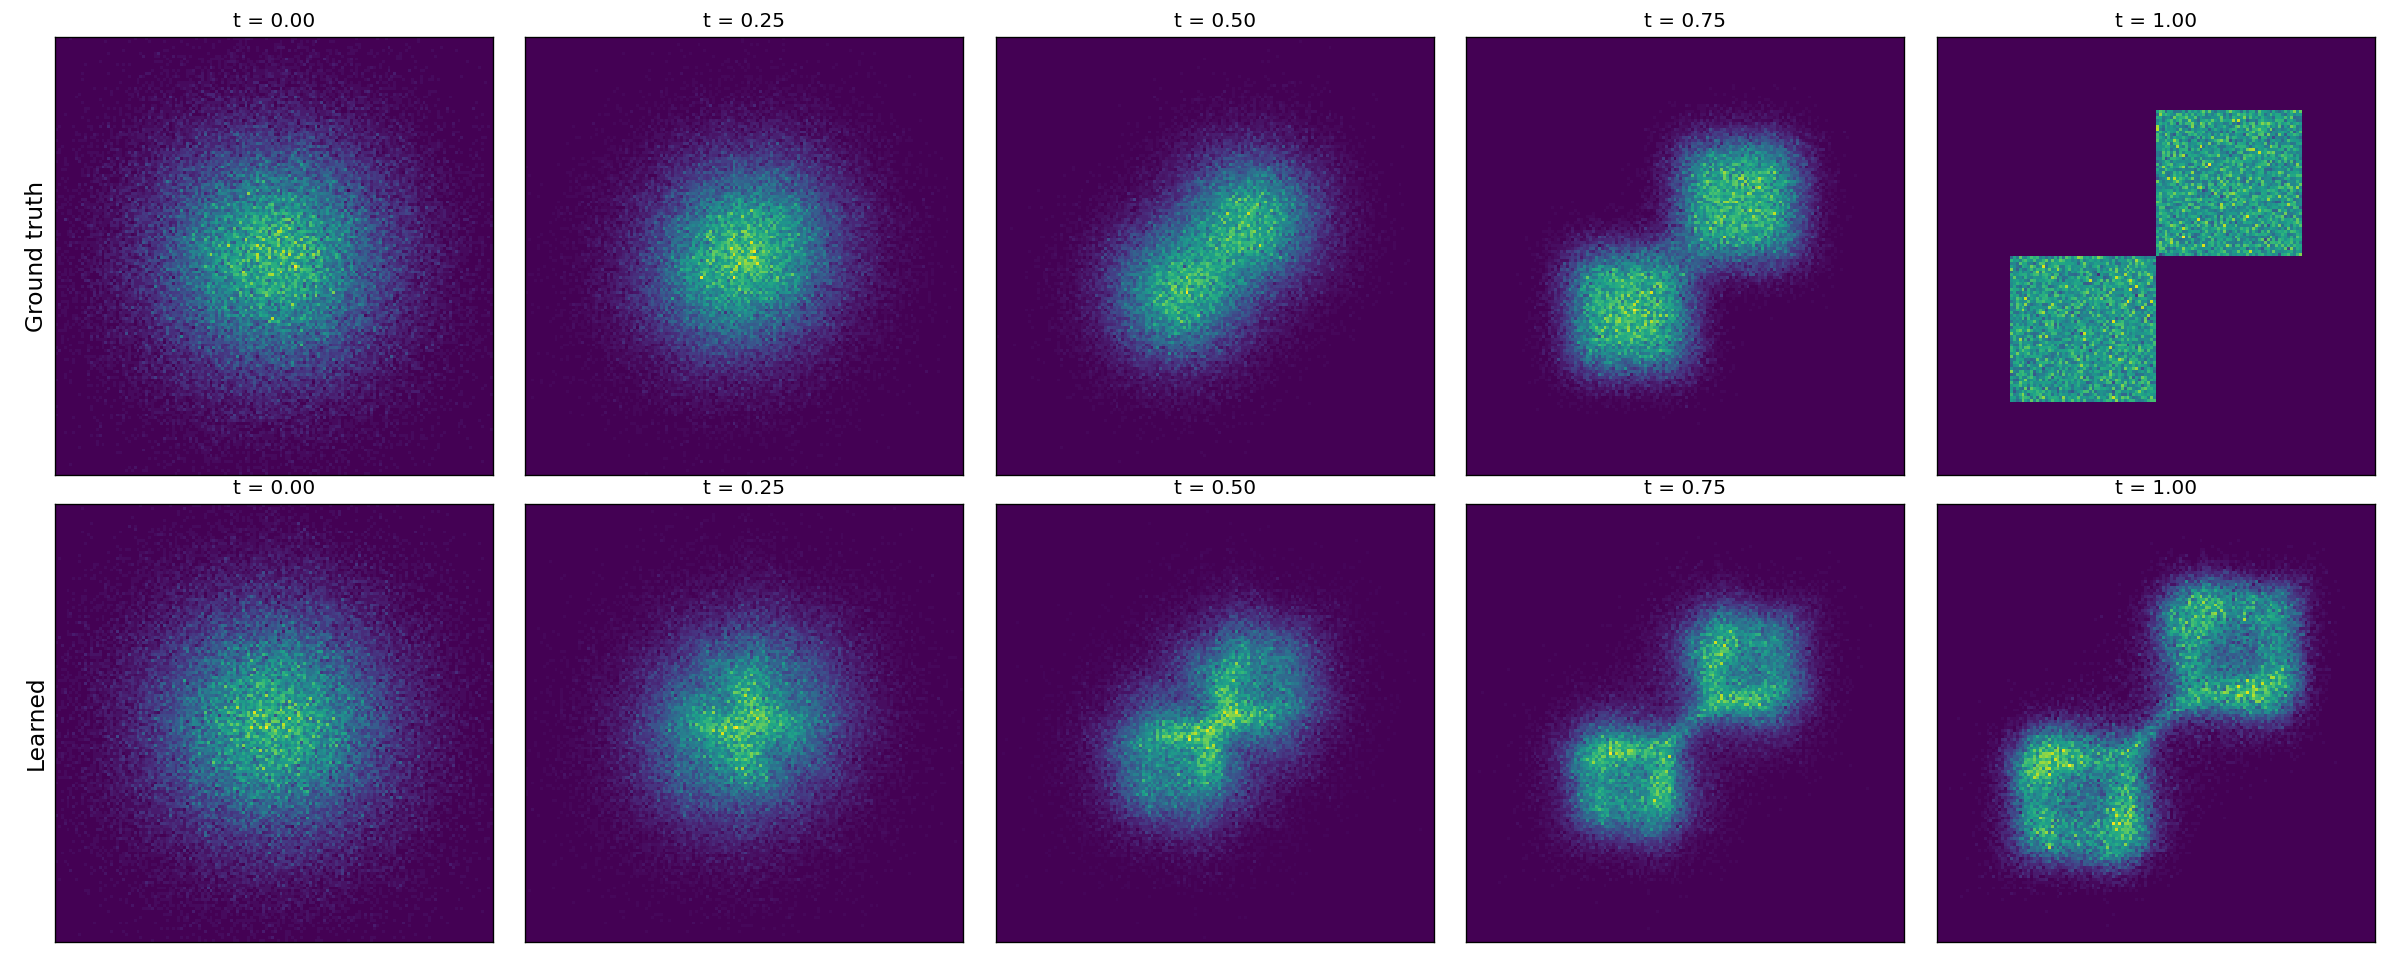

The Python source for this figure:
import time
import numpy as np
import torch
import torch.nn as nn
import matplotlib.pyplot as plt

# Set the seeds for both PyTorch and NumPy to ensure reproducibility of the results. And start a timer to measure the execution time of the code.
rng = np.random.default_rng(0)
torch.manual_seed(0)
t_start = time.perf_counter()

# Set up the two squares distribution. The two squares are defined in a 2D space, and the DARK_CORNERS variable contains the coordinates of the corners of the dark squares. The sample_pinit function samples from a standard normal distribution, while the sample_pdata function samples from the two squares distribution. The sample_marginal_path function generates samples along a path between the two distributions based on a time parameter t.
_I, _J = np.indices((2, 2))
_DARK = (_I + _J) % 2 == 0
DARK_CORNERS = np.stack([-2 + 2 * _J[_DARK], -2 + 2 * _I[_DARK]], axis=1).astype(float)

# Noise distribution: p_init = N(0, I)
def sample_pinit(n, rng):
    return rng.standard_normal((n, 2))

# Data distribution: p_data = uniform over two squares
def sample_pdata(n, rng):
    idx = rng.integers(0, len(DARK_CORNERS), n)
    return DARK_CORNERS[idx] + rng.uniform(0, 2, (n, 2))

# Marginal path: p_t = t * p_data + (1-t) * p_init
def sample_marginal_path(t, n, rng):
    alpha = t
    beta = 1 - t
    z = sample_pdata(n, rng)
    eps = sample_pinit(n, rng)
    return alpha * z + beta * eps

# From here up until the algo 3 it's the creation of the neural network u_theta(x, t) 
# Network u_theta(x, t): input (x, t) in R^3, output a vector in R^2
model = nn.Sequential(
    nn.Linear(3, 128), nn.SiLU(),
    nn.Linear(128, 128), nn.SiLU(),
    nn.Linear(128, 128), nn.SiLU(),
    nn.Linear(128, 2),
)

def u_theta(model, x, t):
    return model(torch.cat([x, t], dim=1))


# Training (Algorithm 3): conditional flow matching
B, steps = 2048, 4000
optimizer = torch.optim.Adam(model.parameters(), lr=1e-3)
scheduler = torch.optim.lr_scheduler.ExponentialLR(optimizer, gamma=0.1 ** (1 / steps))
losses = []
for step in range(1, steps + 1):
    z = torch.from_numpy(sample_pdata(B, rng)).float()    # z ~ p_data
    eps = torch.from_numpy(sample_pinit(B, rng)).float()  # eps ~ N(0, I)
    t = torch.rand(B, 1)                                   # t ~ Unif[0, 1]
    x = t * z + (1 - t) * eps                              # Algorithm 3: x = t*z + (1-t)*eps
    target = z - eps                                       # u_t(x|z) = z - eps for CondOT
    loss = ((u_theta(model, x, t) - target) ** 2).sum(dim=1).mean()
    optimizer.zero_grad()
    loss.backward()
    optimizer.step()
    scheduler.step()
    losses.append(loss.item())
    if step % 500 == 0:
        print(f"step {step:5d}  avg loss {np.mean(losses[-500:]):.4f}")
train_time = time.perf_counter() - t_start

# Sampling (Algorithm 1): Euler method X_{t+h} = X_t + h * u_theta(X_t, t)
n_samples, n_steps = 100_000, 100
h = 1 / n_steps
snap_steps = [0, 25, 50, 75, 100]
with torch.no_grad():
    X = torch.from_numpy(sample_pinit(n_samples, rng)).float()  # X_0 ~ p_init
    snapshots = [X.numpy().copy()]
    for i in range(n_steps):
        t = torch.full((n_samples, 1), i * h)
        X = X + h * u_theta(model, X, t)
        if i + 1 in snap_steps:
            snapshots.append(X.numpy().copy())

# Loss curve: raw loss plus a 100-step moving average
plt.figure(figsize=(8, 4))
plt.plot(losses, alpha=0.3, label="loss")
plt.plot(np.arange(99, steps), np.convolve(losses, np.ones(100) / 100, mode="valid"), label="moving avg (100)")
plt.xlabel("step")
plt.ylabel("loss")
plt.legend()
plt.savefig("loss_curve_two_squares.png", dpi=120)

# Comparison figure: ground truth path (top) vs learned Euler samples (bottom)
lim = 3
ts = [s / n_steps for s in snap_steps]
fig, axes = plt.subplots(2, 5, figsize=(20, 8))
for j, t in enumerate(ts):
    rows = [sample_marginal_path(t, 100_000, rng), snapshots[j]]
    for r, pts in enumerate(rows):
        ax = axes[r, j]
        ax.hist2d(pts[:, 0], pts[:, 1], bins=150, range=[[-lim, lim], [-lim, lim]], cmap="viridis")
        ax.set_aspect("equal")
        ax.set_xticks([])
        ax.set_yticks([])
        ax.set_title(f"t = {t:.2f}")
axes[0, 0].set_ylabel("Ground truth", fontsize=14)
axes[1, 0].set_ylabel("Learned", fontsize=14)
plt.tight_layout()
plt.savefig("flow_two_squares.png", dpi=120)

total_time = time.perf_counter() - t_start
print(f"training time: {train_time:.1f} s")
print(f"total time:    {total_time:.1f} s")
plt.show()
